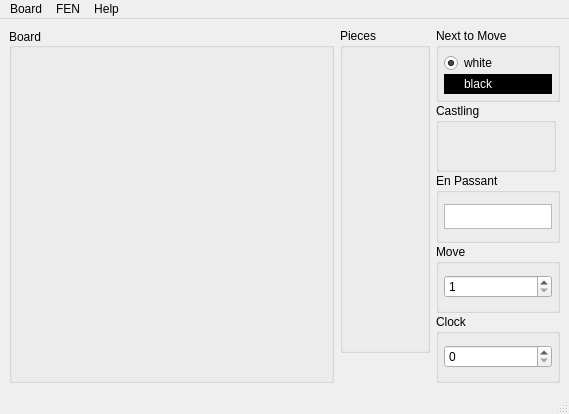
<?xml version="1.0" encoding="UTF-8"?>
<ui version="4.0">
 <class>MainWindow</class>
 <widget class="QMainWindow" name="MainWindow">
  <property name="geometry">
   <rect>
    <x>0</x>
    <y>0</y>
    <width>569</width>
    <height>414</height>
   </rect>
  </property>
  <property name="windowTitle">
   <string>FEN-Builder</string>
  </property>
  <widget class="QWidget" name="centralwidget">
   <layout class="QHBoxLayout" name="horizontalLayout">
    <item>
     <widget class="PlacementBoard" name="placementBoard">
      <property name="sizePolicy">
       <sizepolicy hsizetype="Fixed" vsizetype="Fixed">
        <horstretch>0</horstretch>
        <verstretch>0</verstretch>
       </sizepolicy>
      </property>
      <property name="minimumSize">
       <size>
        <width>325</width>
        <height>355</height>
       </size>
      </property>
      <property name="maximumSize">
       <size>
        <width>325</width>
        <height>355</height>
       </size>
      </property>
      <property name="title">
       <string>Board</string>
      </property>
      <property name="alignment">
       <set>Qt::AlignLeading|Qt::AlignLeft|Qt::AlignVCenter</set>
      </property>
      <layout class="QGridLayout" name="gridLayout_2">
       <property name="leftMargin">
        <number>5</number>
       </property>
       <property name="topMargin">
        <number>5</number>
       </property>
       <property name="rightMargin">
        <number>5</number>
       </property>
       <property name="bottomMargin">
        <number>5</number>
       </property>
       <property name="spacing">
        <number>0</number>
       </property>
      </layout>
     </widget>
    </item>
    <item>
     <layout class="QVBoxLayout" name="verticalLayout_7">
      <item>
       <widget class="SelectionBox" name="selectionBox">
        <property name="sizePolicy">
         <sizepolicy hsizetype="MinimumExpanding" vsizetype="Fixed">
          <horstretch>0</horstretch>
          <verstretch>0</verstretch>
         </sizepolicy>
        </property>
        <property name="minimumSize">
         <size>
          <width>90</width>
          <height>325</height>
         </size>
        </property>
        <property name="maximumSize">
         <size>
          <width>90</width>
          <height>325</height>
         </size>
        </property>
        <property name="title">
         <string>Pieces</string>
        </property>
       </widget>
      </item>
      <item>
       <spacer name="verticalSpacer">
        <property name="orientation">
         <enum>Qt::Vertical</enum>
        </property>
        <property name="sizeHint" stdset="0">
         <size>
          <width>20</width>
          <height>40</height>
         </size>
        </property>
       </spacer>
      </item>
     </layout>
    </item>
    <item>
     <layout class="QVBoxLayout" name="verticalLayout_6">
      <property name="spacing">
       <number>1</number>
      </property>
      <item>
       <widget class="QGroupBox" name="nextMoveGroupBox">
        <property name="title">
         <string>Next to Move</string>
        </property>
        <layout class="QVBoxLayout" name="verticalLayout_2">
         <property name="spacing">
          <number>1</number>
         </property>
         <property name="leftMargin">
          <number>5</number>
         </property>
         <property name="topMargin">
          <number>5</number>
         </property>
         <property name="rightMargin">
          <number>5</number>
         </property>
         <property name="bottomMargin">
          <number>5</number>
         </property>
         <item>
          <widget class="QRadioButton" name="wRadioButton">
           <property name="text">
            <string>white</string>
           </property>
           <property name="checked">
            <bool>true</bool>
           </property>
          </widget>
         </item>
         <item>
          <widget class="QRadioButton" name="bRadioButton">
           <property name="autoFillBackground">
            <bool>false</bool>
           </property>
           <property name="styleSheet">
            <string notr="true">background-color: rgb(0, 0, 0);
color: rgb(255, 255, 255);</string>
           </property>
           <property name="text">
            <string>black</string>
           </property>
          </widget>
         </item>
        </layout>
       </widget>
      </item>
      <item>
       <widget class="QGroupBox" name="castlingGroupBox">
        <property name="sizePolicy">
         <sizepolicy hsizetype="Fixed" vsizetype="Preferred">
          <horstretch>0</horstretch>
          <verstretch>0</verstretch>
         </sizepolicy>
        </property>
        <property name="minimumSize">
         <size>
          <width>120</width>
          <height>0</height>
         </size>
        </property>
        <property name="maximumSize">
         <size>
          <width>120</width>
          <height>16777215</height>
         </size>
        </property>
        <property name="toolTip">
         <string>castling options</string>
        </property>
        <property name="title">
         <string>Castling</string>
        </property>
        <property name="flat">
         <bool>false</bool>
        </property>
        <property name="checkable">
         <bool>false</bool>
        </property>
        <layout class="QVBoxLayout" name="castlingLayout">
         <property name="spacing">
          <number>1</number>
         </property>
         <property name="leftMargin">
          <number>5</number>
         </property>
         <property name="topMargin">
          <number>5</number>
         </property>
         <property name="rightMargin">
          <number>5</number>
         </property>
         <property name="bottomMargin">
          <number>5</number>
         </property>
        </layout>
       </widget>
      </item>
      <item>
       <widget class="QGroupBox" name="enPassentGroupBox">
        <property name="toolTip">
         <string>options to make an en passant capture</string>
        </property>
        <property name="title">
         <string>En Passant</string>
        </property>
        <layout class="QVBoxLayout" name="verticalLayout_3">
         <property name="spacing">
          <number>5</number>
         </property>
         <property name="leftMargin">
          <number>5</number>
         </property>
         <property name="topMargin">
          <number>5</number>
         </property>
         <property name="rightMargin">
          <number>5</number>
         </property>
         <property name="bottomMargin">
          <number>5</number>
         </property>
         <item>
          <widget class="QListWidget" name="enPassantListWidget">
           <property name="sizePolicy">
            <sizepolicy hsizetype="Expanding" vsizetype="Fixed">
             <horstretch>0</horstretch>
             <verstretch>0</verstretch>
            </sizepolicy>
           </property>
           <property name="minimumSize">
            <size>
             <width>0</width>
             <height>25</height>
            </size>
           </property>
           <property name="maximumSize">
            <size>
             <width>16777215</width>
             <height>25</height>
            </size>
           </property>
          </widget>
         </item>
        </layout>
       </widget>
      </item>
      <item>
       <widget class="QGroupBox" name="moveGroupBox">
        <property name="sizePolicy">
         <sizepolicy hsizetype="Minimum" vsizetype="Preferred">
          <horstretch>0</horstretch>
          <verstretch>0</verstretch>
         </sizepolicy>
        </property>
        <property name="toolTip">
         <string>full moves from start of game</string>
        </property>
        <property name="title">
         <string>Move</string>
        </property>
        <layout class="QVBoxLayout" name="verticalLayout_4">
         <property name="spacing">
          <number>1</number>
         </property>
         <property name="leftMargin">
          <number>5</number>
         </property>
         <property name="topMargin">
          <number>5</number>
         </property>
         <property name="rightMargin">
          <number>5</number>
         </property>
         <property name="bottomMargin">
          <number>5</number>
         </property>
         <item>
          <widget class="QSpinBox" name="moveSpinBox">
           <property name="minimum">
            <number>1</number>
           </property>
           <property name="maximum">
            <number>16777215</number>
           </property>
           <property name="value">
            <number>1</number>
           </property>
          </widget>
         </item>
        </layout>
       </widget>
      </item>
      <item>
       <widget class="QGroupBox" name="clockGroupBox">
        <property name="toolTip">
         <string>halfmoves since the last capture or pawn advance</string>
        </property>
        <property name="title">
         <string>Clock</string>
        </property>
        <layout class="QVBoxLayout" name="verticalLayout_5">
         <property name="spacing">
          <number>5</number>
         </property>
         <property name="leftMargin">
          <number>5</number>
         </property>
         <property name="topMargin">
          <number>5</number>
         </property>
         <property name="rightMargin">
          <number>5</number>
         </property>
         <property name="bottomMargin">
          <number>5</number>
         </property>
         <item>
          <widget class="QSpinBox" name="clockSpinBox">
           <property name="maximum">
            <number>16777215</number>
           </property>
           <property name="value">
            <number>0</number>
           </property>
          </widget>
         </item>
        </layout>
       </widget>
      </item>
     </layout>
    </item>
   </layout>
  </widget>
  <widget class="QStatusBar" name="statusbar"/>
  <widget class="QMenuBar" name="menubar">
   <property name="geometry">
    <rect>
     <x>0</x>
     <y>0</y>
     <width>569</width>
     <height>21</height>
    </rect>
   </property>
   <widget class="QMenu" name="menuFEN">
    <property name="title">
     <string>FEN</string>
    </property>
    <addaction name="actionCopy"/>
    <addaction name="actionPaste"/>
   </widget>
   <widget class="QMenu" name="menuHelp">
    <property name="title">
     <string>Help</string>
    </property>
    <addaction name="actionHelp"/>
    <addaction name="separator"/>
    <addaction name="actionAbout"/>
   </widget>
   <widget class="QMenu" name="menuEdit">
    <property name="title">
     <string>Board</string>
    </property>
    <addaction name="actionResetBoard"/>
    <addaction name="actionClearBoard"/>
    <addaction name="separator"/>
    <addaction name="actionFlipBoard"/>
   </widget>
   <addaction name="menuEdit"/>
   <addaction name="menuFEN"/>
   <addaction name="menuHelp"/>
  </widget>
  <action name="actionCopy">
   <property name="text">
    <string>Copy</string>
   </property>
   <property name="shortcut">
    <string>Ctrl+C</string>
   </property>
  </action>
  <action name="actionPaste">
   <property name="text">
    <string>Paste</string>
   </property>
   <property name="shortcut">
    <string>Ctrl+V</string>
   </property>
  </action>
  <action name="actionResetBoard">
   <property name="text">
    <string>Reset</string>
   </property>
  </action>
  <action name="actionBlack_King">
   <property name="checkable">
    <bool>true</bool>
   </property>
   <property name="text">
    <string>Black King</string>
   </property>
   <property name="shortcut">
    <string>K</string>
   </property>
  </action>
  <action name="actionNone">
   <property name="checkable">
    <bool>true</bool>
   </property>
   <property name="text">
    <string>None</string>
   </property>
   <property name="shortcut">
    <string>X</string>
   </property>
  </action>
  <action name="actionWhite_King">
   <property name="checkable">
    <bool>true</bool>
   </property>
   <property name="text">
    <string>White King</string>
   </property>
   <property name="shortcut">
    <string>Shift+K</string>
   </property>
  </action>
  <action name="actionWhite_Queen">
   <property name="checkable">
    <bool>true</bool>
   </property>
   <property name="text">
    <string>White Queen</string>
   </property>
   <property name="shortcut">
    <string>Shift+Q</string>
   </property>
  </action>
  <action name="actionBlack_Queen">
   <property name="checkable">
    <bool>true</bool>
   </property>
   <property name="text">
    <string>Black Queen</string>
   </property>
   <property name="shortcut">
    <string>Q</string>
   </property>
  </action>
  <action name="actionWhite_Rook">
   <property name="text">
    <string>White Rook</string>
   </property>
   <property name="shortcut">
    <string>Shift+R</string>
   </property>
  </action>
  <action name="actionBlack_Rook">
   <property name="text">
    <string>Black Rook</string>
   </property>
   <property name="shortcut">
    <string>R</string>
   </property>
  </action>
  <action name="actionWhite_Bishop">
   <property name="text">
    <string>White Bishop</string>
   </property>
   <property name="shortcut">
    <string>Shift+B</string>
   </property>
  </action>
  <action name="actionBlack_Bishop">
   <property name="text">
    <string>Black Bishop</string>
   </property>
   <property name="shortcut">
    <string>B</string>
   </property>
  </action>
  <action name="actionWhite_Knight">
   <property name="text">
    <string>White Knight</string>
   </property>
   <property name="shortcut">
    <string>Shift+N</string>
   </property>
  </action>
  <action name="actionBlack_Knight">
   <property name="text">
    <string>Black Knight</string>
   </property>
   <property name="shortcut">
    <string>N</string>
   </property>
  </action>
  <action name="actionWhite_Pawn">
   <property name="text">
    <string>White Pawn</string>
   </property>
   <property name="shortcut">
    <string>Shift+P</string>
   </property>
  </action>
  <action name="actionBlack_Pawn">
   <property name="text">
    <string>Black Pawn</string>
   </property>
   <property name="shortcut">
    <string>P</string>
   </property>
  </action>
  <action name="actionClearBoard">
   <property name="text">
    <string>Clear</string>
   </property>
  </action>
  <action name="actionHelp">
   <property name="text">
    <string>Help ...</string>
   </property>
  </action>
  <action name="actionAbout">
   <property name="text">
    <string>About ...</string>
   </property>
  </action>
  <action name="actionFlipBoard">
   <property name="checkable">
    <bool>true</bool>
   </property>
   <property name="text">
    <string>Flipped</string>
   </property>
   <property name="shortcut">
    <string>Ctrl+F</string>
   </property>
  </action>
 </widget>
 <customwidgets>
  <customwidget>
   <class>PlacementBoard</class>
   <extends>QGroupBox</extends>
   <header location="global">qbuildfen</header>
   <container>1</container>
  </customwidget>
  <customwidget>
   <class>SelectionBox</class>
   <extends>QGroupBox</extends>
   <header location="global">qbuildfen</header>
   <container>1</container>
  </customwidget>
 </customwidgets>
 <resources/>
 <connections/>
</ui>
